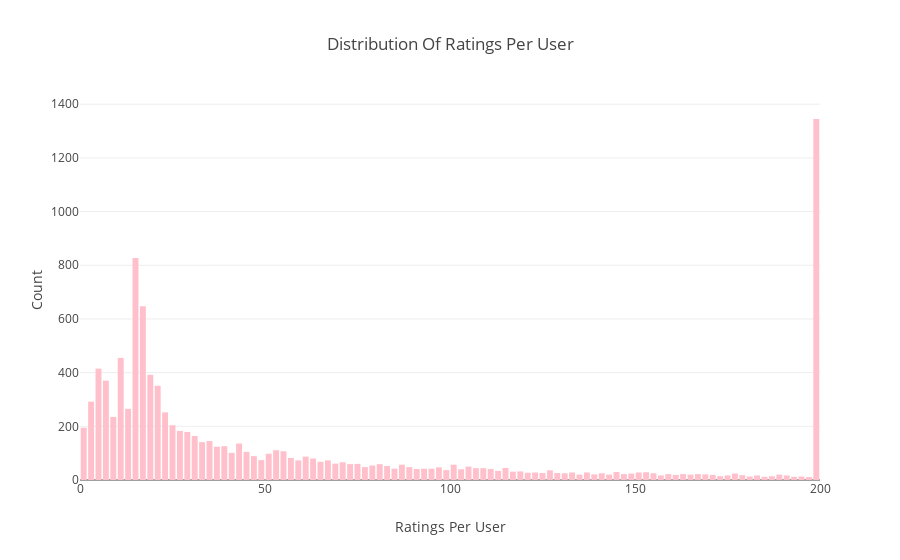

Notebook cell for this chart:
### Code cell
data4= Rating.groupby('userId')['rating'].count().clip(upper=199)
trace4 = go.Histogram(x = data4.values,
                     name = 'Ratings',
                     xbins = dict(start = 0,
                                  end = 200,
                                  size = 2),
                     marker = dict(color = 'pink'))
layout4 = go.Layout(title = 'Distribution Of Ratings Per User',
                   xaxis = dict(title = 'Ratings Per User'),
                   yaxis = dict(title = 'Count'),
                   bargap = 0.2)
fig = go.Figure(data=[trace4], layout=layout4)
iplot(fig)

### Figure 1 — Plotly figure (JSON) as saved in the notebook; plotly's stock layout.template omitted (floating-point values rounded to 4 significant figures; data arrays with more than 128 entries replaced by an {"elided": "..."} marker saying what was removed)
{"data": [{"marker": {"color": "pink"}, "name": "Ratings", "type": "histogram", "uid": "73a58921-a417-4fd7-b186-0bee3230810d", "x": {"elided": "10656 int values"}, "xbins": {"end": 200, "size": 2, "start": 0}}], "layout": {"bargap": 0.2, "title": {"text": "Distribution Of Ratings Per User"}, "xaxis": {"title": {"text": "Ratings Per User"}}, "yaxis": {"title": {"text": "Count"}}}}
